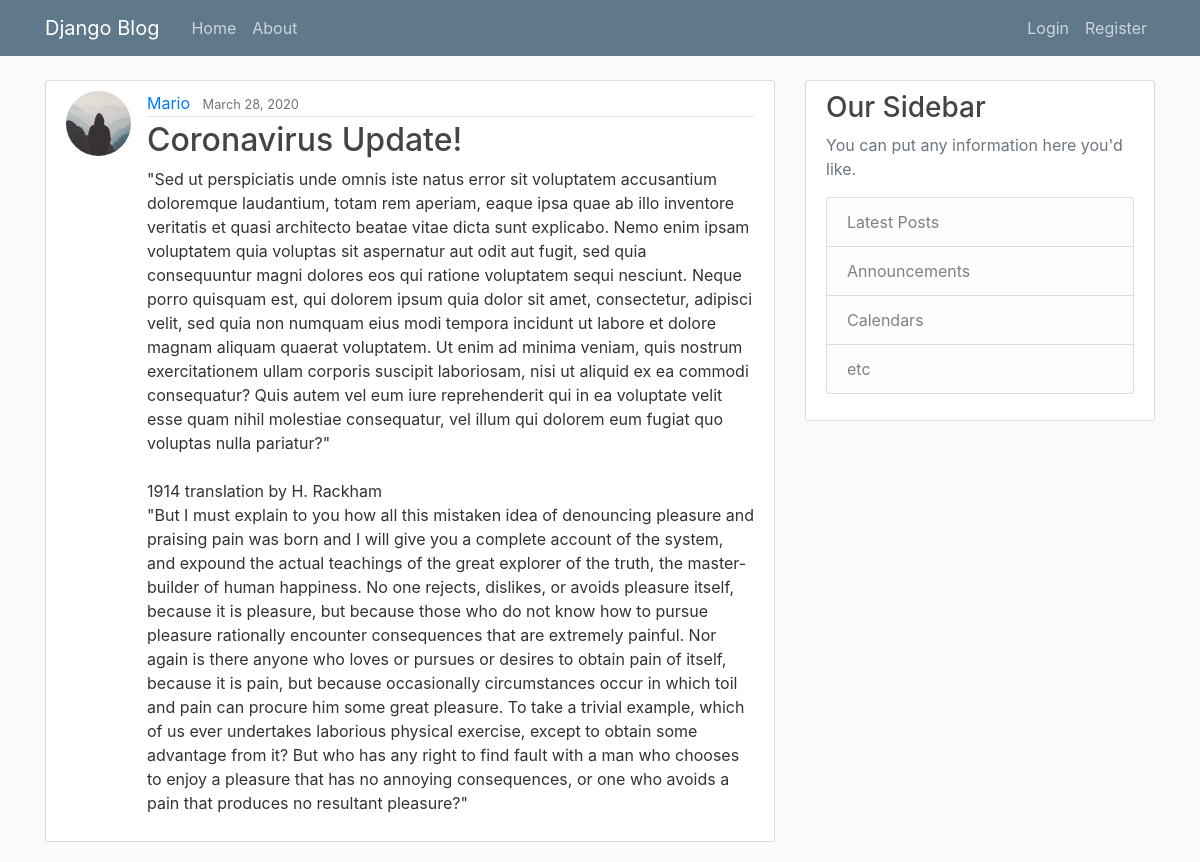
/posts/10/, run on the app's committed database.
### blog/models.py (models this page shows, shortened)
class Post(models.Model):
    title = models.CharField(max_length=100)
    content = models.TextField()
    date_posted = models.DateTimeField(default=timezone.now)
    author = models.ForeignKey(User, on_delete=models.CASCADE)

### users/models.py (models this page shows, shortened)
class Profile(models.Model):
    user = models.OneToOneField(User, on_delete=models.CASCADE)
    image = models.ImageField(default='default.jpg', upload_to='profile_pics')

### blog/views.py (the view)
# urls.py: path('posts/<int:pk>/', PostDetailView.as_view(), name='post-detail'),
class PostDetailView(DetailView):
    model = Post

### blog/templates/blog/post_detail.html (shortened to what this page needs)
{% extends "blog/base.html" %}
{% block content %}
        <article class="media content-section">
          <img class="rounded-circle article-img" src="{{ object.author.profile.image.url }}">
          <div class="media-body">
            <div class="article-metadata">
              <a class="mr-2" href="{% url 'user-posts' object.author.username %}">{{ object.author }}</a>
              <small class="text-muted">{{ object.date_posted|date:"F d, Y" }}</small>
            </div>
            <h2 class="article-title">{{ object.title }}</h2>
            <p class="article-content">{{ object.content }}</p>
          </div>
        </article>
{% endblock content %}

### blog/static/blog/main.css (style rules this page uses)
body { background: #fafafa; color: #333333; margin-top: 5rem; }
h1, h2, h3, h4, h5, h6 { color: #444444; }
.content-section { background: #ffffff; padding: 10px 20px; border: 1px solid #dddddd; border-radius: 3px; margin-bottom: 20px; }
.article-title { color: #444444; }
.article-content { white-space: pre-line; }
.article-img { height: 65px; width: 65px; margin-right: 16px; }
.article-metadata { padding-bottom: 1px; margin-bottom: 4px; border-bottom: 1px solid #e3e3e3 }

### data on the page
Post: author.profile.image (placeholder picture), author "Mario", date_posted "March 28, 2020", title "Coronavirus Update!", content "\"Sed ut perspiciatis unde omnis iste natus error sit voluptatem accusantium doloremque laudantium, totam rem aperiam, eaque ipsa quae ab illo inventore veritatis et quasi architecto beatae vitae dicta sunt explicabo. Nemo enim ipsam voluptatem quia voluptas sit aspernatur aut odit aut fugit, sed quia consequuntur magni dolores eos qui ratione voluptatem sequi nesciunt. Neque porro quisquam est, qui dolorem ipsum quia dolor sit amet, consectetur, adipisci velit, sed quia non numquam eius modi tempora incidunt ut labore et dolore magnam aliquam quaerat voluptatem. Ut enim ad minima veniam, quis nostrum exercitationem ullam corporis suscipit laboriosam, nisi ut aliquid ex ea commodi…"
